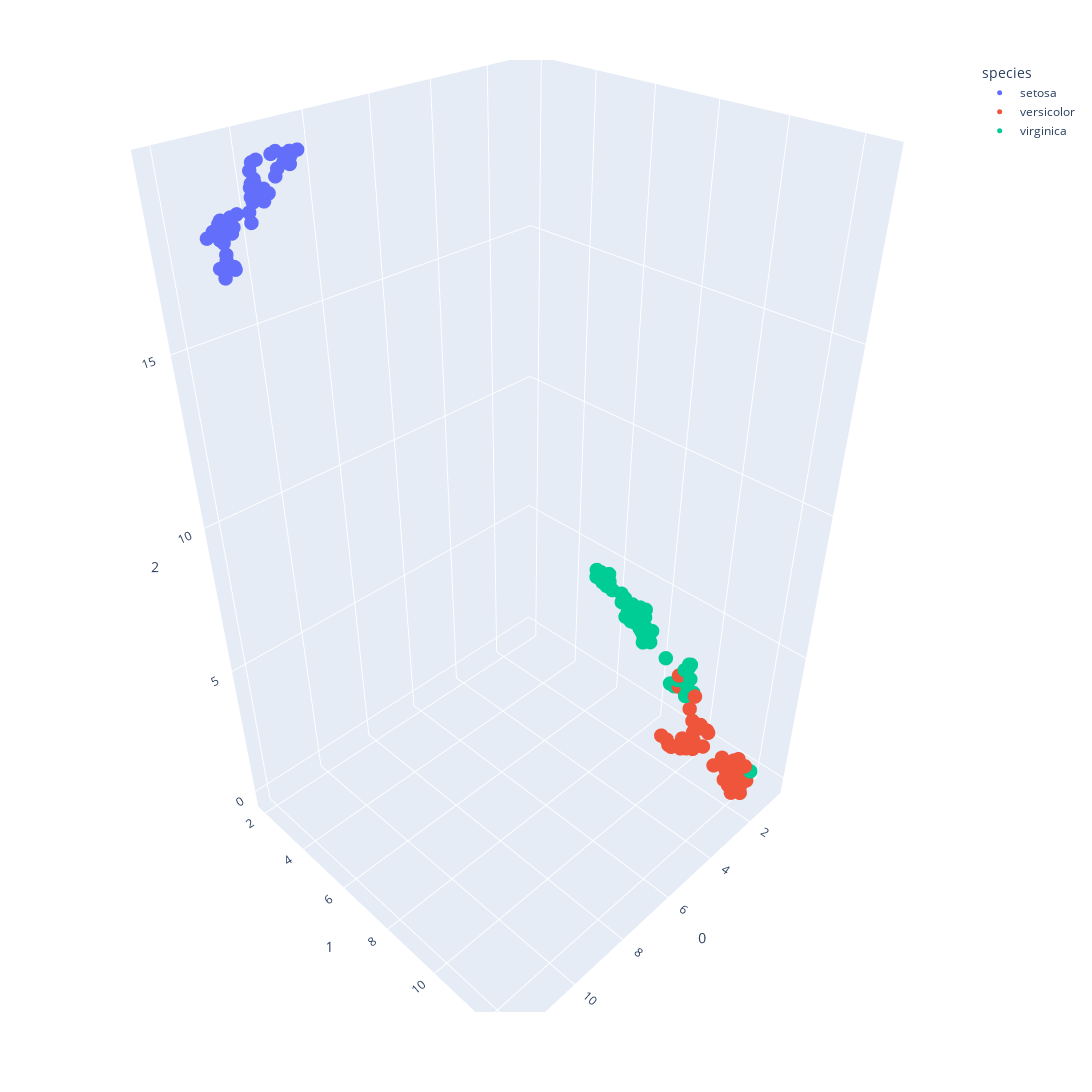

Notebook code cell kept with this figure:
### Code cell
from umap import UMAP
import plotly.express as px

df = px.data.iris()

features = df.loc[:, :"petal_width"]

umap_3d = UMAP(n_components=3, init="random", random_state=0)

proj_3d = umap_3d.fit_transform(features)

fig_3d = px.scatter_3d(
    proj_3d,
    x=0,
    y=1,
    z=2,
    color=df.species,
    labels={"color": "species"},
    width=1600,
    height=1600,
)

fig_3d.update_traces(marker_size=5)

fig_3d.show()
